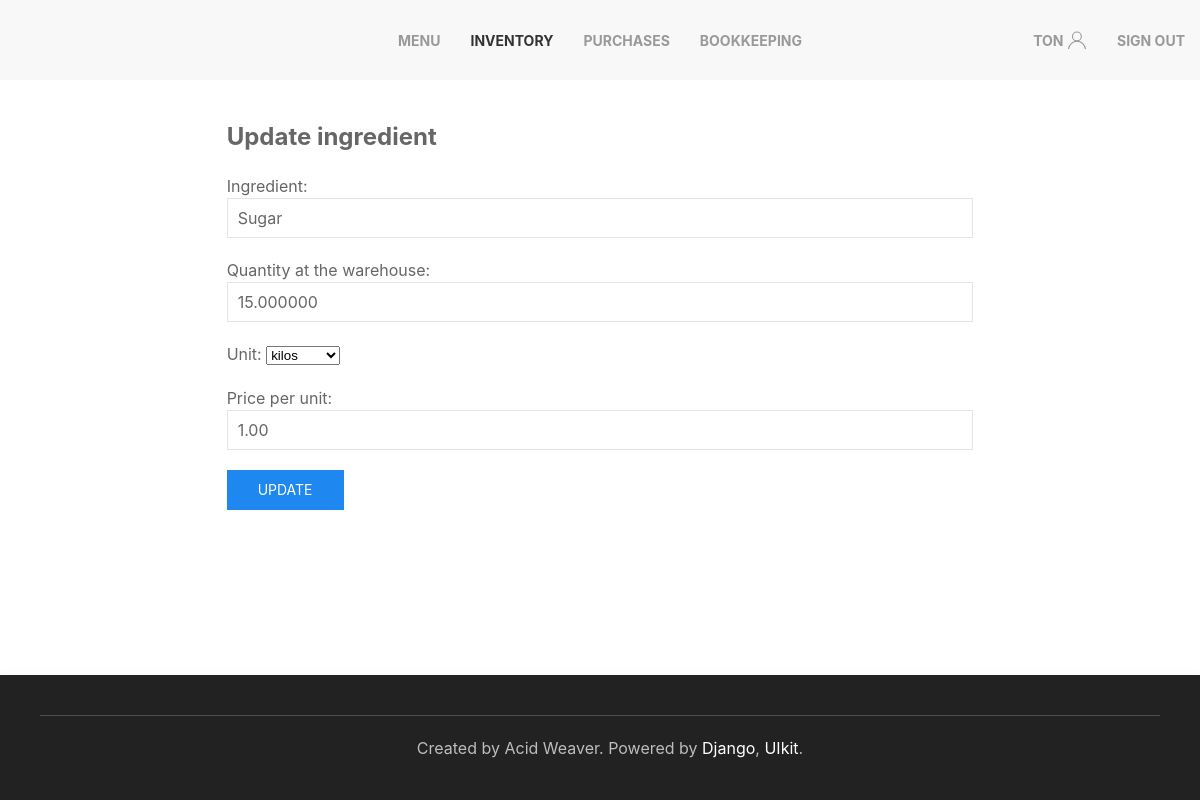
Screenshot of /inventory/1 (signed in) with the database file from the repository.
### inventory/models.py (models this page shows, shortened)
class Ingredient(models.Model):
	title = models.CharField(max_length=63, unique=True)
	quantity = models.DecimalField(max_digits=12, decimal_places=6, default=0)
	class PossibleUnits(models.TextChoices):
		GRAM = 'g.', _('grams')
		KILO = 'kg.', _('kilos')
		LITER = 'L.', _('liters')
		MLITER = 'ml.', _('milliliters')
		AMOUNT = 'num', _('amount')
	unit = models.CharField(max_length=3, choices=PossibleUnits.choices, default=PossibleUnits.AMOUNT)
	price = models.DecimalField(max_digits=5, decimal_places=2, default=0)

### inventory/views.py (the view)
# urls.py: path('inventory/<pk>', IngredientUpdateView.as_view(), name='update_ingredient'),
class IngredientUpdateView(LoginRequiredMixin, DataMixin, UpdateView):
	model = Ingredient
	form_class = IngredientForm
	template_name = 'inventory/update_ingredient.html'
	success_url = reverse_lazy('inventory')
	def get_context_data(self, **kwargs):
		context = super().get_context_data(**kwargs)
		mixin_context = self.get_user_context(title='Add Ingredient', select=1)
		return dict(list(context.items()) + list(mixin_context.items()))

### inventory/forms.py
class IngredientForm(forms.ModelForm):
	title = forms.CharField(label='Ingredient', widget=forms.TextInput(attrs={'class': 'uk-input'}))
	quantity = forms.IntegerField(label='Quantity at the warehouse', widget=forms.TextInput(attrs={'class': 'uk-input'}))
	price = forms.CharField(label='Price per unit', widget=forms.TextInput(attrs={'class': 'uk-input'}))
	class Meta:
		model = Ingredient
		fields = '__all__'

### inventory/utils.py (called while the page is built)
	def get_user_context(self, **kwargs):
		context = kwargs
		if 'select' in context:
			context['select'] = navigation[context['select']]
		context['nav_menu'] = navigation
		return context

### inventory/templates/inventory/update_ingredient.html (shortened to what this page needs)
{% extends 'inventory/base.html' %}
{% block content %}
<div class="uk-grid-match uk-margin-remove-left" uk-grid>
	<div class="uk-width-expand uk-padding-remove">
		<form method="POST">
			<fieldset class="uk-fieldset">
				<legend class="uk-legend uk-text-bold">Update ingredient</legend>
				{{ form.as_p }}
			</fieldset>
			<button class="uk-button uk-button-primary" type="submit">Update</button>
		</form>
	</div>
</div>
{% endblock %}

### inventory/templates/inventory/base.html (shortened to what this page needs)
{% load static %}
<!DOCTYPE html>
<html id="main">
	<head>
        <link rel="stylesheet" href="{% static 'inventory/css/uikit.min.css' %}" />
	</head>
	<body uk-height-match="target:main">
		{% block mainmenu %}
		<nav class="uk-navbar-container uk-visible@m" uk-navbar>
			<div class="uk-navbar-center">
				<ul class="uk-navbar-nav">
					{% for m in nav_menu %}
					{% if select != m %}
					<li><a class="uk-text-bold" href="{% url m.url_name %}">{{ m.title }}</a></li>
					{% else %}
					<li class="uk-active"><a class="uk-text-bold" href="{% url m.url_name %}">{{ m.title }}</a></li>
					{% endif %}
					{% endfor %}
				</ul>
			</div>
			<div class="uk-navbar-right">
				{% if request.user.is_authenticated %}
				<ul class="uk-navbar-nav">
					<li><a class="uk-text-bold" href="#">{{ user.username }}<span uk-icon="icon: user"></span></a></li>
					<li><a class="uk-text-bold" href="{% url 'logout' %}">Sign out</a></li>
				</ul>
				{% else %}
				<ul class="uk-navbar-nav">
					<li><a class="uk-text-bold" href="{% url 'login' %}">Sign in</a></li>
					<li><a class="uk-text-bold" href="{% url 'registration' %}">Sign up</a></li>
				</ul>
				{% endif %}
			</div>
		</nav>
		{% endblock mainmenu %}
		<div class="uk-padding">
			{% block content %}
			{% endblock %}
		</div>
		<div uk-height-viewport="expand: true"></div>
		<footer class="uk-background-secondary">
			<div class="uk-card uk-card-secondary uk-card-body uk-text-center uk-position-z-index" uk-sticky="position: bottom;">
				<hr />
				<p class="uk-margin-left uk-margin-remove-top">Created by Acid Weaver.
				Powered by <a href="https://www.djangoproject.com/" target="_blank">Django</a>, <a href="https://getuikit.com/" target="_blank">UIkit</a>.</p>
			</div>
		</footer>
	</body>
</html>

### rows the page displays
Ingredient: title "Sugar", quantity "15.000000", unit "kilos", price "1.00"

### other values shown
{{ m.title }} "MENU" "PURCHASES" "BOOKKEEPING"
{{ m.title }} "INVENTORY"
{{ user.username }} "TON"
